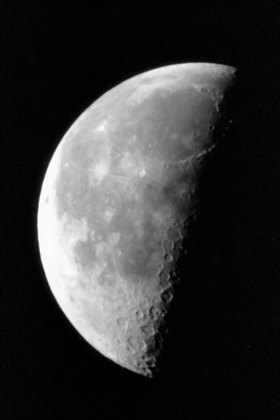
%> input picture Matlab/pics/lua.tif, 280 x 420 px, shrunk from 358 x 537 before the run
$ octave sobel.m   (GNU Octave 9; MATLAB toolbox functions it lacks are replaced by stand-ins)
%> lines starting %> are read from the running program, lines starting %| are printed output that depends on the picture
### Matlab/imdisp.m
function hIm = imdisp(I, varargin)
%IMDISP  Display one or more images nicely
%
% Examples:
%   imdisp
%   imdisp(I)
%   imdisp(I, map)
%   imdisp(I, lims)
%   imdisp(I, map, lims)
%   imdisp(..., param1, value1, param2, value2, ...)
%   h = imdisp(...)
%
% This function displays one or more images nicely. Images can be defined
% by arrays or filenames. Multiple images can be input in a cell array or
% stacked along the fourth dimension, and are displayed as a grid of
% subplots (an improvement over MONTAGE). The size of grid is calculated or
% user defined. The figure size is set so that images are magnified by an
% integer value.
%
% If the image grid size is user defined, images not fitting in the grid
% can be scrolled through using the following key presses:
%    Up - Back a row.
%    Down - Forward a row.
%    Left - Back a page (or column if there is only one row).
%    Right - Forward a page (or column if there is only one row).
%    Shift - 2 x speed.
%    Ctrl - 4 x speed.
%    Shift + Ctrl - 8 x speed.
%
% This allows fast scrolling through a movie or image stack, e.g.
%    imdisp(imstack, 'Size', 1)
% The function can be used as a visual DIR, e.g.
%    imdisp()
% to display all images in the current directory on a grid, or
%    imdisp({}, 'Size', 1)
% to scroll through them one at a time.
%
% IN:
%   I - MxNxCxP array of images, or 1xP cell array. C is 1 for indexed
%       images or 3 for RGB images. P is the number of images. If I is a
%       cell array then each cell must contain an image. Images can equally
%       be defined by filenames. If I is an empty cell array then all the
%       images in the current directory are used. Default: {}.
%   map - Kx3 colormap to be used with indexed images. Default: gray(256).
%   lims - [LOW HIGH] display range for indexed images. Default: [min(I(:))
%          max(I(:))].
%   Optional parameters - name, value parameter pairs for the following:
%      'Size' - [H W] size of grid to display image on. If only H is given
%               then W = H. If either H or W is NaN then the number of rows
%               or columns is chosen such that all images fit. If both H
%               and W are NaN or the array is empty then the size of grid
%               is chosen to fit all images in as large as possible.
%               Default: [].
%      'Indices' - 1xL list of indices of images to display. Default: 1:P.
%      'Border' - [TB LR] borders to give each image top and bottom (TB)
%                 and left and right (LR), to space out images. Borders are
%                 normalized to the subplot size, i.e. TB = 0.01 gives a
%                 border 1% of the height of each subplot. If only TB is
%                 given, LR = TB. Default: 0.01.
%      'DisplayRange' - Same as lims input.
%      'Map' - Kx3 colormap or (additionally from above) name of MATLAB
%              colormap, for use with indexed images. Default: gray(256).
%
% OUT:
%   h - HxW array of handles to images.
%
%   See also IMAGE, IMAGESC, IMSHOW, MONTAGE.

% Parse inputs
[map layout gap indices lims] = parse_inputs(varargin);

if nargin == 0 || (iscell(I) && isempty(I))
    % Read in all the images in the directory
    I = get_im_names;
    if isempty(I)
        % No images found
        if nargout > 0
            hIm = [];
        end
        return
    end
end

% Check if input is filenames
if ischar(I)
    [x y c] = size(I);
    if (x > 1 && y > 1) || c > 1
        I = num2cell(I, 2);
    else
        I = {I(:)'};
    end
end

% Get limits, etc.
if isnumeric(I) || islogical(I)
    [y x c n] = size(I);
    if isempty(lims)
        lims = min_max(I);
    elseif isequal(0, lims)
        lims = default_limits(I);
    elseif c == 3
        % Rescale
        if ~isfloat(I)
            I = single(I);
        end
        I = min(max((I - lims(1)) ./ (lims(2) - lims(1)), 0), 1);
    end
    if isfloat(I) && c == 3 && n > 1
        I = uint8(I * 256 - 0.5);
        lims = round(lims * 256 - 0.5);
    end
elseif iscell(I)
    n = numel(I);
    A = I{1};
    if ischar(A)
        % Read in the image (or images for multi-frame files)
        if n == 1
            I = imread_rgb_multi(A);
            if iscell(I)
                n = numel(I);
                A = I{1};
                [y x c] = size(A);
            else
                [y x c n] = size(I);
                A = I;
            end
        else
            A = imread_rgb(A);
            I{1} = A;
            [y x c] = size(A);
        end
    else
        [y x c] = size(A);
    end
    % Assume all images are the same size and type as the first
    if isempty(lims) || isequal(0, lims)
        lims = default_limits(A);
    end
else
    error('I not of recognized type.');
end

% Select indexed images
if ~isequal(indices, -1)
    if iscell(I)
        I = I(indices);
        n = numel(I);
    else
        I = I(:,:,:,indices);
        n = size(I, 4);
    end
end

% Get the current figure
hFig = get(0, 'CurrentFigure');
if isempty(hFig)
    % Create a new figure
    hFig = figure;
elseif n > 1
    % Clear the figure
    hFig = clf(hFig, 'reset');
end

% Set the colormap
set(hFig, 'Colormap', map);

% Display the image(s)
if n == 0
    hIm = display_image([], gca, [0 1]);

    if nargout == 0
        clear hIm % Avoid printing this out
    end
    return
elseif n == 1
    % IMSHOW mode
    % Display the single image
    hAx = gca;
    if iscell(I)
        I = I{1};
    end
    hIm = display_image(I, hAx, lims);

    if nargout == 0
        clear hIm % Avoid printing this out
    end

    % Only resize image if it is alone in the figure
    if numel(findobj(get(hFig, 'Children'), 'Type', 'axes')) > 1
        return
    end
    % Could still be the first subplot - do another check
    axesPos = get(hAx, 'Position');
    newAxesPos = [gap(1) gap(end) 1-2*gap(1) 1-2*gap(end)];
    if isequal(axesPos, get(hFig, 'DefaultAxesPosition'))
        % Default position => not a subplot
        % Fill the window
        set(hAx, 'Units', 'normalized', 'Position', newAxesPos);
        axesPos = newAxesPos;
    end
    if ~isequal(axesPos, newAxesPos)
        % Figure not alone, so don't resize.
        return
    end
    layout = [1 1];
else
    % MONTAGE mode
    % Compute a good layout
    layout = choose_layout(n, y, x, layout);

    % Create a data structure to store the data in
    num = prod(layout);
    state.num = num * ceil(n / num);
    hIm = zeros(layout);
    hAx = zeros(layout);

    % Set the first lot of images
    index = mod(0:num-1, state.num) + 1;
    hw = 1 ./ layout;
    gap = gap ./ layout;
    dims = hw - 2 * gap;
    dims = dims([2 1]);
    for a = 1:layout(1)
        for b = 1:layout(2)
            c = index(b + (layout(1) - a) * layout(2));
            if c > n
                A = [];
            elseif iscell(I)
                A = I{c};
                if ischar(A)
                    A = imread_rgb(A);
                    I{c} = A;
                end
            else
                A = I(:,:,:,c);
            end
            hAx(a,b) = axes('Position', [(b-1)*hw(2)+gap(2) (a-1)*hw(1)+gap(1) dims], 'Units', 'normalized');
            hIm(a,b) = display_image(A, hAx(a,b), lims);
        end
    end

    % Check if we need to be able to scroll through images
    if n > num
        % Intialize rest of data structure
        state.hIm = hIm;
        state.hAx = hAx;
        state.index = 1;
        state.layout = layout;
        state.n = n;
        state.I = I;
        % Set the callback for image navigation, and save the image data in the figure
        set(hFig, 'KeyPressFcn', @keypress_callback, 'Interruptible', 'off', 'BusyAction', 'cancel', 'UserData', state);
    end

    % Flip hIm so it matches the layout
    hIm = hIm(end:-1:1,:);

    if nargout == 0
        clear hIm % Avoid printing this out
    end
end

if strcmp(get(hFig, 'WindowStyle'), 'docked')
    % Figure is docked, so can't resize
    return
end

% Set the figure size well
% Compute the image size
ImSz = layout([2 1]) .* [x y] ./ (1 - 2 * gap([end 1]));

% Get the size of the monitor we're on
figPosCur = get(hFig, 'Position');
% Monitor sizes
MonSz = get(0, 'MonitorPositions');
MonOn = size(MonSz, 1);
if MonOn > 1
    % Make the origin the top left corner of the primary monitor
    correction = 0;
    if ispc
        for a = 1:MonOn
            if isequal(MonSz(a,1:2), [1 1])
                correction = MonSz(a,4);
                break
            end
        end
    end
    % Determine which monitor the centre of the image is on
    figCenter = figPosCur(1:2) + figPosCur(3:4) / 2;
    figCenter = MonSz - repmat(figCenter, [MonOn 2]);
    MonOn = all(sign(figCenter) == repmat([-1 -1 1 1], [MonOn 1]), 2);
    MonOn(1) = MonOn(1) | ~any(MonOn);
    MonSz = MonSz(MonOn,:);
    % Correct the size
    MonSz(3:4) = MonSz(3:4) - MonSz(1:2) + 1;
    % Correct the origin
    if correction
        MonSz(2) = correction - MonSz(4) - MonSz(2) + 2;
    end
end

% Check if the window is maximized
% This is a hack which may only work on Windows! No matter, though.
if isequal(MonSz([1 3]), figPosCur([1 3]))
    % Leave maximized
    return
end

% Compute the size to set the window
MaxSz = MonSz(3:4) - [20 120];
RescaleFactor = min(MaxSz ./ ImSz);
if RescaleFactor > 1
    % Integer scale for enlarging, but don't make too big
    MaxSz = min(MaxSz, [1200 800]);
    RescaleFactor = max(floor(min(MaxSz ./ ImSz)), 1);
end
figPosNew = ceil(ImSz * RescaleFactor);

% Don't move the figure if the size isn't changing
if isequal(figPosCur(3:4), figPosNew)
    return
end

% Keep the centre of the figure stationary
figPosNew = [floor(figPosCur(1:2)+(figPosCur(3:4)-figPosNew)/2) figPosNew];

% Ensure the figure is in bounds
figPosNew(1:2) = min(max(figPosNew(1:2), MonSz(1:2)+6), MonSz(1:2)+MonSz(3:4)-[6 101]-figPosNew(3:4));

% Set the figure size and position
set(hFig, 'Position', figPosNew);
return

%% Keypress callback
% The function which does all the display stuff
% [72 lines left out: function keypress_callback, not called in this run]

%% Display the image
function hIm = display_image(A, hAx, lims)
if isempty(A)
    hIm = image(zeros(1, 1, 3));
    set(hIm, 'CData', []);
else
    hIm = image(A);
end
set(hAx, 'Visible', 'off', 'DataAspectRatio', [1 1 1], 'DrawMode', 'fast', 'CLim', lims);
set(get(hAx, 'XLabel'), 'Visible', 'on');
set(get(hAx, 'YLabel'), 'Visible', 'on');
set(get(hAx, 'Title'), 'Visible', 'on');
set(hIm, 'CDataMapping', 'scaled');
return

%% Choose a good layout for the images
% [32 lines left out: function choose_layout, not called in this run]

%% Read image to uint8 rgb array
% [47 lines left out: function imread_rgb, not called in this run]

%% Read (potentially) multi-frame image to uint8 rgb array
% [50 lines left out: function imread_rgb_multi, not called in this run]

%% Get the names of all images in a directory
% [14 lines left out: function get_im_names, not called in this run]

%% Parse inputs
function [map layout gap indices lims] = parse_inputs(inputs)

% Set defaults
map = [];
layout = [];
gap = 0;
indices = -1;
lims = 0;

% Check for map and display range
for b = 1:numel(inputs)
    if ~isnumeric(inputs{b})
        b = b - 1;
        break;
    end
    if size(inputs{b}, 2) == 3
        map = inputs{b};
    elseif numel(inputs{b}) < 3
        lims = inputs{b};
    end
end

% Go through option pairs
for a = b+1:2:numel(inputs)
    switch lower(inputs{a})
        case 'map'
            map = inputs{a+1};
            if ischar(map)
                map = feval(map, 256);
            end
        case {'size', 'grid'}
            layout = inputs{a+1};
        case {'gap', 'border'}
            gap = inputs{a+1};
        case 'indices'
            indices = inputs{a+1};
        case {'lims', 'displayrange'}
            lims = inputs{a+1};
        otherwise
            error('Input option %s not recognized', inputs{a});
    end
end

if isempty(map)
   map = gray(256);
end
return

%% Return default limits for the image type
function lims = default_limits(A)
if size(A, 3) == 1
    lims = min_max(A);
else
    lims = [0 1];
    if ~isfloat(A)
        lims = lims * double(intmax(class(A)));
    end
end
return

%% Return minimum and maximum values
function lims = min_max(A)
M = isfinite(A);
lims = double([min(A(M)) max(A(M))]);
if isempty(lims)
    lims = [0 1];
elseif lims(1) == lims(2)
    lims(2) = lims(1) + 1;
end
return

### Matlab/sobel.m
clear all
close all
clc

im = imread('pics/lua.tif');
%> im is the input picture: size 420x280 uint8; min 0, max 254, mean 52.7
imOriginal = im;
imdisp(imOriginal);
%> after the loop in parse_inputs, `for b = 1:numel(inputs)`: lims = 0
%> after the loop in parse_inputs, `for a = b+1:2:numel(inputs)`: indices = -1
%> in imdisp, `[map layout gap indices lims] = parse_inputs(varargin);`: map = 256 rows, first 12: [0 0 0; 0.00392 0.00392 0.00392; 0.00784 0.00784 0.00784; 0.0118 0.0118 0.0118; 0.0157 0.0157 0.0157; 0.0196 0.0196 0.0196; 0.0235 0.0235 0.0235; 0.0275 0.0275 0.0275; 0.0314 0.0314 0.0314; 0.0353 0.0353 0.0353; 0.0392 0.0392 0.0392; 0.0431 0.0431 0.0431]; layout = []; gap = 0; indices = -1; lims = 0
%> in min_max, `M = isfinite(A);`: M: size 420x280 logical; every value is 1
%> in min_max, `lims = double([min(A(M)) max(A(M))]);`: lims = [0 254]
%> in imdisp, `hIm = display_image(I, hAx, lims);`: hIm = -36.28
%> in imdisp, `newAxesPos = [gap(1) gap(end) 1-2*gap(1) 1-2*gap(end)];`: newAxesPos = [0 0 1 1]
%> in imdisp, `ImSz = layout([2 1]) .* [x y] ./ (1 - 2 * gap([end 1]));`: ImSz = [280 420]
%> in imdisp, `RescaleFactor = min(MaxSz ./ ImSz);`: RescaleFactor = -0.283
%> in imdisp, `figPosNew = ceil(ImSz * RescaleFactor);`: figPosNew = [-79 -119]
%> in imdisp, `figPosNew = [floor(figPosCur(1:2)+(figPosCur(3:4)-figPosNew)/2) figPos..`: figPosNew = [619 469 -79 -119]

[x,y] = size(im);
%> x = 420; y = 280
im2 = [zeros(x,2) im zeros(x,2)];
im2 = [zeros(2, y+4); im2; zeros(2, y+4)];
%> im2: size 424x284 uint8
im2 = double(im2);
%> im2: size 424x284 double
im3 = im2;

% median filter

for i = 1:x+1
    for j = 1:y+1

     im3(i+1, j+1) = (im2(i,j)+ ...
                     im2(i+1,j)+ ...
                     im2(i+2,j)+ ...
                     im2(i,j+1)+ ...
                     im2(i+1,j+1)+ ...
                     im2(i+2,j+1)+ ...
                     im2(i,j+2)+ ...
                     im2(i+1,j+2)+ ...
                     im2(i+2,j+2))/9;
    end
end

%mask horizontal and vertical gradient
mx = [-1 -2 -1; 0 0 0; 1 2 1];
my = [-1 0 1; -2 0 2; -1 0 1];

imx = im3;
imy = im3;

%applying the mask

for i=1:x+1
	for j=1:y+1
		imx(i+1, j+1) = im3(i, j)	 *mx(1, 1) + ...
						im3(i, j+1)	 *mx(1, 2) + ...
						im3(i, j+2)	 *mx(1, 3) + ...
						im3(i+1, j)	 *mx(2, 1) + ...
						im3(i+1, j+1)*mx(2, 2) + ...
						im3(i+1, j+2)*mx(2, 3) + ...
						im3(i+2, j)	 *mx(3, 1) + ...
						im3(i+2, j+1)*mx(3, 2) + ...
						im3(i+2, j+2)*mx(3, 3);

		imy(i+1, j+1) = im3(i, j)	 *my(1, 1) + ...
						im3(i, j+1)	 *my(1, 2) + ...
						im3(i, j+2)  *my(1, 3) + ...
						im3(i+1, j)	 *my(2, 1) + ...
						im3(i+1, j+1)*my(2, 2) + ...
						im3(i+1, j+2)*my(2, 3) + ...
						im3(i+2, j)	 *my(3, 1) + ...
						im3(i+2, j+1)*my(3, 2) + ...
						im3(i+2, j+2)*my(3, 3);
    end
end
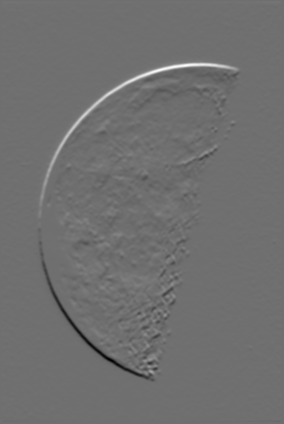
%> imx: size 424x284 double; min -421.1, max 538.6, mean 0; drawn with min black and max white
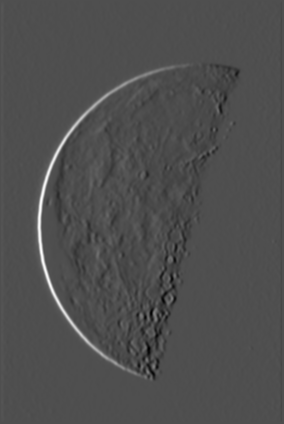
%> imy: size 424x284 double; min -258.4, max 574.8, mean 0; drawn with min black and max white

%applying threshold on the resulting gradient image to highlight the leading edges

imMag = abs(imx)+abs(imy);
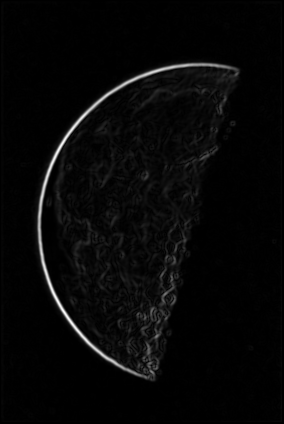
%> imMag: size 424x284 double; min 0, max 790, mean 23.7; drawn with min black and max white
bigger = max(max(imMag));
%> bigger = 790

for i = 1:x
    for j = 1:y
        if(imMag(i,j)) > .33*bigger;
            imMag(i,j) = 255;
        else
            imMag(i,j) = 0;
        end
    end
end
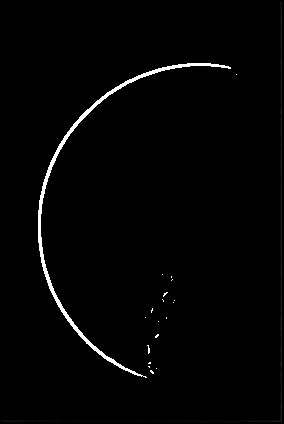
%> imMag: size 424x284 double; min 0, max 255, mean 3.9

imMag = imMag(3:end-2, 3:end-2);
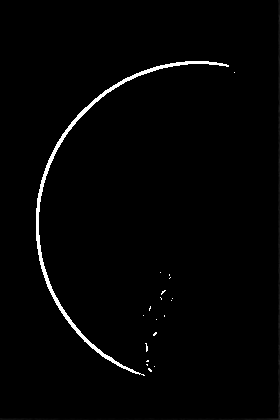
%> imMag: size 420x280 double; min 0, max 255, mean 4

figure;
imdisp(uint8(imMag));
